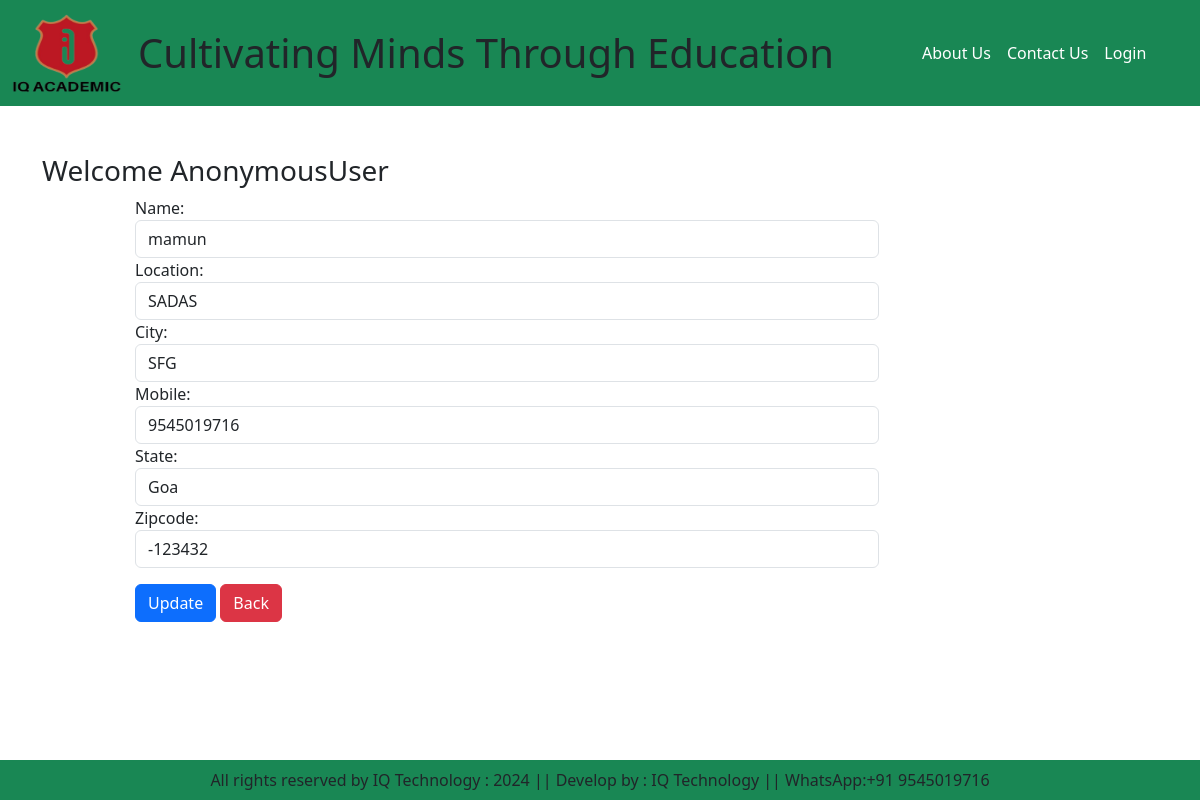
Screenshot of /updateAddress/1 with the database file from the repository.
### app/models.py (models this page shows, shortened)
class Customer(models.Model):
    objects = None
    user = models.ForeignKey(User, on_delete=models.CASCADE)
    name = models.CharField(max_length=200)
    location = models.CharField(max_length=200)
    city = models.CharField(max_length=50)
    mobile = models.IntegerField(default=0)
    zipcode = models.IntegerField()
    state = models.CharField(choices=STATE_CHOICE, max_length=100)

### app/views.py (the view, shortened to what this page needs)
# urls.py: path('updateAddress/<int:pk>', views.updateAddress.as_view(), name="updateAddress"),
class updateAddress(View):
    def get(self, request, pk):
        add = Customer.objects.get(pk=pk)
        form = CustomerProfileForm(instance=add)
        totalitem = 0
        wishitem = 0
        if request.user.is_authenticated:
            totalitem = len(Cart.objects.filter(user=request.user))
        return render(request, "app/updateAddress.html", locals())

### app/forms.py
class CustomerProfileForm(forms.ModelForm):
    class Meta:
        model = Customer
        fields = ["name", "location", "city", "mobile", "state", "zipcode"]
        widgets = {
            'name': forms.TextInput(attrs={'class': 'form-control'}),
            'location': forms.TextInput(attrs={'class': 'form-control'}),
            'city': forms.TextInput(attrs={'class': 'form-control'}),
            'mobile': forms.NumberInput(attrs={'class': 'form-control'}),
            'state': forms.Select(attrs={'class': 'form-control'}),
            'zipcode': forms.NumberInput(attrs={'class': 'form-control'}),
        }

### app/templates/app/updateAddress.html (shortened to what this page needs)
    {% extends 'app/base.html' %}
    {% load static %}
    {% block main-content %}
    <div class="container my-5">
        <div class="row">
            <h3>Welcome <span class="text-capitalize">{{request.user}}</span></h3>
        </div>
        <div class="col-sm-8 offset-sm-1">
            <form action="" method="post">
                {% for fm in form %}
                    {{fm.label_tag}} {{fm}} <small class="text-danger">{{fm.errors|striptags}}</small>
                {% endfor %}
                <div class="col-12 mt-3">
                    <button type="submit" class="btn btn-primary">Update</button>
                    <a href="{% url 'address' %}" type='button' class='btn btn-danger'>Back</a>
                </div>
            </form>
        </div>
    </div>
    {% endblock main-content %}

### rows the page displays
Customer: form "mamun" "SADAS" "SFG" "9545019716" "Goa" "-123432"

### other values shown
{{ request.user }} "AnonymousUser"
{{ fm.label_tag }} "Name:" "Location:" "City:" "Mobile:" "State:" "Zipcode:"
